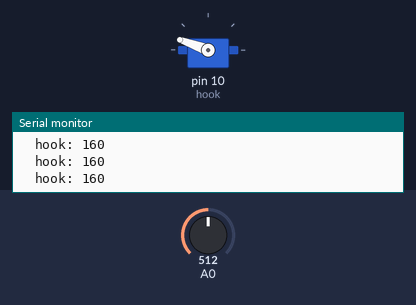
Bench run of a sketch on a simulated Arduino Uno, built with avr-gcc and run on an emulated ATmega328P. On the bench: servo, the last lines printed to the serial monitor. The test bench sets the inputs (shaded band); at power-on: A0 = 512.

Above: at 1.2 s.
1.3 s: A0 set to 306
At 2.5 s:
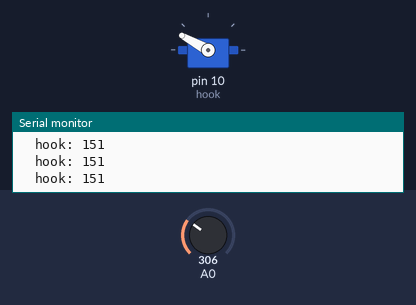
2.8 s: A0 set to 1023
At 3.7 s:
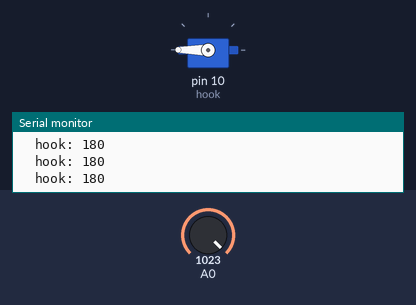
Timing chart, 0 to 5.8 s (numbered marks = the images above; inputs shaded):
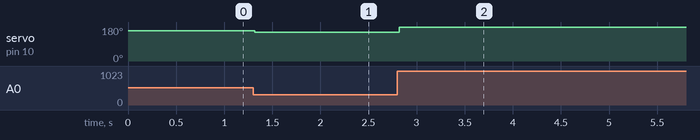

Measured:
- after the input at 1.3 s, servo on pin 10 (hook): 160° → 151° at once
- after the input at 2.8 s, servo on pin 10 (hook): 151° → 180° at once

The sketch:

Arduino2.ino
```cpp
#include <Servo.h>

Servo hook;

void setup() {
  // put your setup code here, to run once:
  Serial.begin(9600);
  hook.attach(10);
  pinMode(A0, INPUT);

}

void loop() {
  Serial.print("  hook: ");
  Serial.println(map(analogRead(A0), 0, 1023, 140, 180));
  hook.write(map(analogRead(A0), 0, 1023, 140, 180));
  delay(30);
}
```
